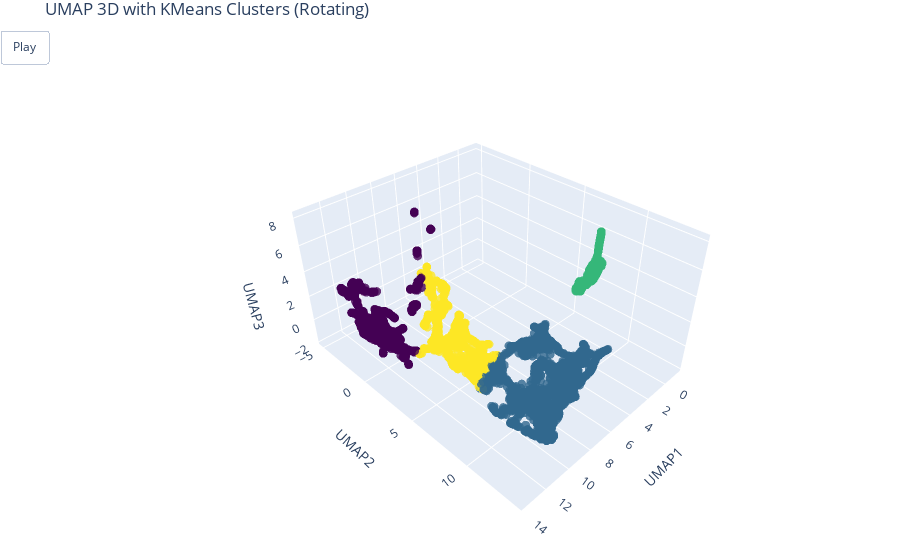

Notebook cell for this chart:
### Code cell
import plotly.graph_objs as go
import pandas as pd
import numpy as np

# Ejemplo de dataframe (simulado)
# Asegúrate de que df ya tenga estas columnas
# df = pd.DataFrame({
#     'UMAP1': np.random.rand(100),
#     'UMAP2': np.random.rand(100),
#     'UMAP3': np.random.rand(100),
#     'Cluster': np.random.randint(0, 3, 100)
# })

# Crear figura base
fig = go.Figure(
    data=[go.Scatter3d(
        x=df["UMAP1"],
        y=df["UMAP2"],
        z=df["UMAP3"],
        mode='markers',
        marker=dict(
            size=3,
            color=df["Cluster"],  # Numérico
            colorscale='Viridis',
            opacity=0.8
        ),
        text=df["Cluster"].astype(str),
    )]
)

# Configuración general
fig.update_layout(
    scene=dict(
        xaxis_title='UMAP1',
        yaxis_title='UMAP2',
        zaxis_title='UMAP3'
    ),
    title="UMAP 3D with KMeans Clusters (Rotating)",
    margin=dict(l=0, r=0, b=0, t=30),
)

# Crear frames para simular rotación
frames = []
for angle in np.linspace(0, 2*np.pi, 60):
    camera = dict(
        eye=dict(x=np.cos(angle)*1.5, y=np.sin(angle)*1.5, z=0.7)
    )
    frames.append(go.Frame(layout=dict(scene_camera=camera)))

# Agregar los frames a la figura
fig.frames = frames

# Agregar botón de animación
fig.update_layout(
    updatemenus=[dict(
        type='buttons',
        showactive=False,
        buttons=[dict(label='Play',
                      method='animate',
                      args=[None, dict(frame=dict(duration=50, redraw=True),
                                       fromcurrent=True,
                                       mode='immediate')])]
    )]
)

fig.show()

fig.write_html(r"../Images/umap_3d_plot.html")

### Figure 1 — Plotly figure (JSON) as saved in the notebook; plotly's stock layout.template omitted (floating-point values rounded to 4 significant figures; data arrays with more than 128 entries replaced by an {"elided": "..."} marker saying what was removed)
{"data": [{"marker": {"color": {"elided": "5029 int values"}, "colorscale": [[0, "#440154"], [0.1111, "#482878"], [0.2222, "#3e4989"], [0.3333, "#31688e"], [0.4444, "#26828e"], [0.5556, "#1f9e89"], [0.6667, "#35b779"], [0.7778, "#6ece58"], [0.8889, "#b5de2b"], [1, "#fde725"]], "opacity": 0.8, "size": 3}, "mode": "markers", "text": {"elided": "5029 str values"}, "type": "scatter3d", "x": {"elided": "5029 float values"}, "y": {"elided": "5029 float values"}, "z": {"elided": "5029 float values"}}], "layout": {"autosize": true, "margin": {"b": 0, "l": 0, "r": 0, "t": 30}, "scene": {"aspectmode": "auto", "aspectratio": {"x": 1.06, "y": 1.328, "z": 0.7106}, "camera": {"center": {"x": 0, "y": 0, "z": 0}, "eye": {"x": 1.609, "y": 1.609, "z": 1.609}, "projection": {"type": "perspective"}, "up": {"x": 0, "y": 0, "z": 1}}, "xaxis": {"title": {"text": "UMAP1"}, "type": "linear"}, "yaxis": {"title": {"text": "UMAP2"}, "type": "linear"}, "zaxis": {"title": {"text": "UMAP3"}, "type": "linear"}}, "title": {"text": "UMAP 3D with KMeans Clusters (Rotating)"}, "updatemenus": [{"buttons": [{"args": [null, {"frame": {"duration": 50, "redraw": true}, "fromcurrent": true, "mode": "immediate"}], "label": "Play", "method": "animate"}], "showactive": false, "type": "buttons"}]}}
